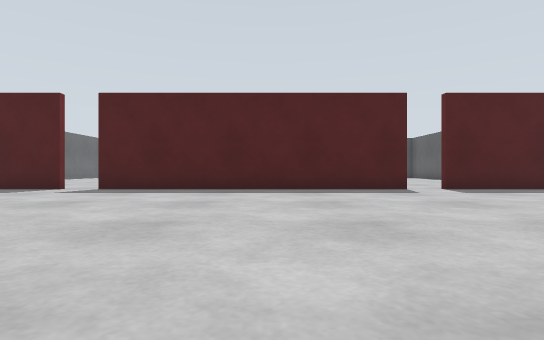
[1] (above)

17 first-person views from a walk through a robot-simulator world made for Gazebo. The camera is 0.5 m above the floor, looks level and sees 80° across. The floor is counted in squares, 1 m on a side. Each view is taken from the middle of a square. On the plan, view 1 faces up. The plan holds only what a view shows up to about 9 squares ahead; the rest is blank.

[2]
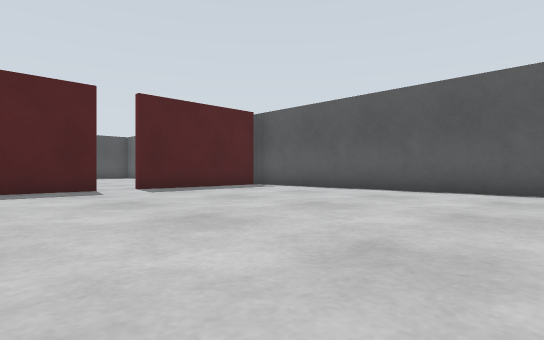

[3]
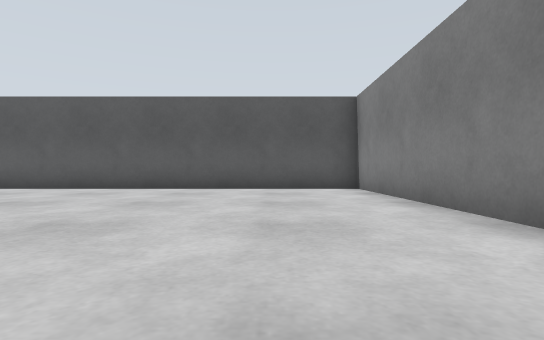

[4]
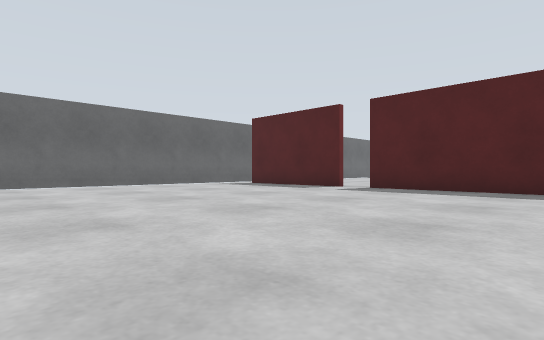

[5]
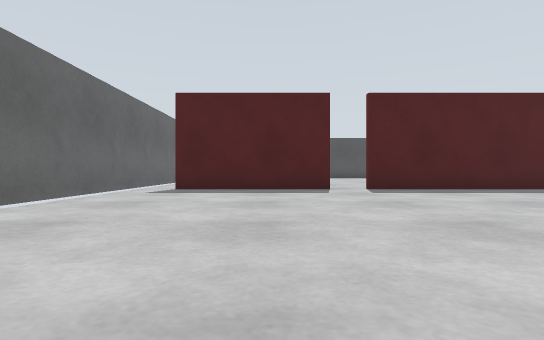

[6]
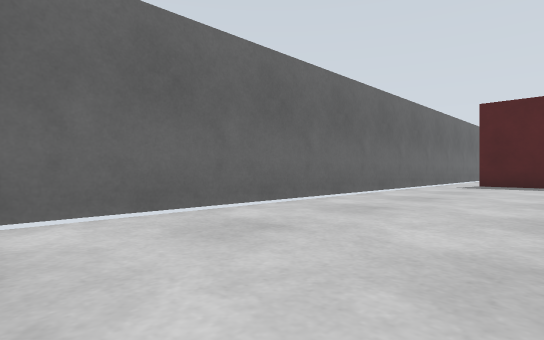

[7]
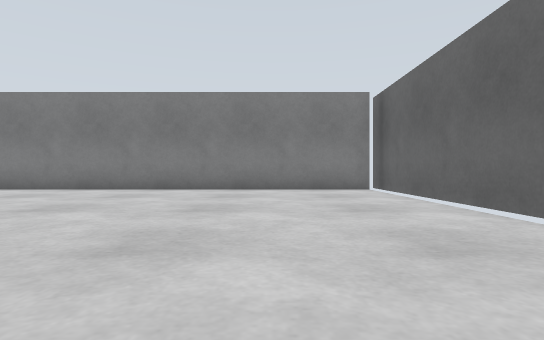

[8]
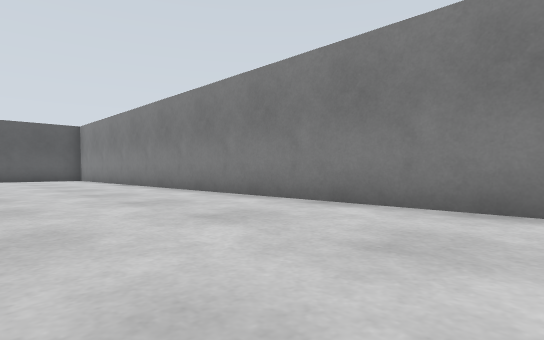

[9]
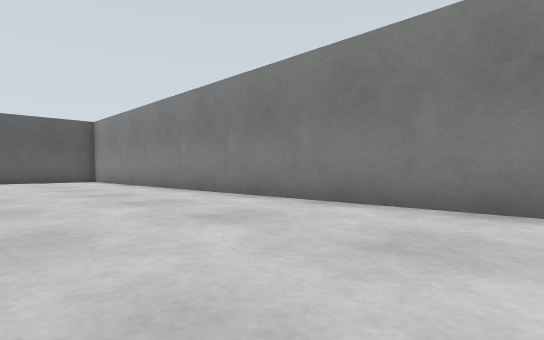

[10]
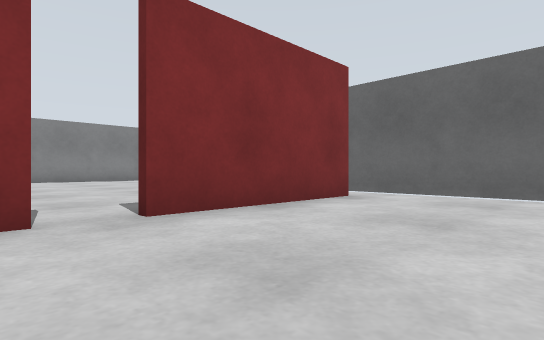

[11]
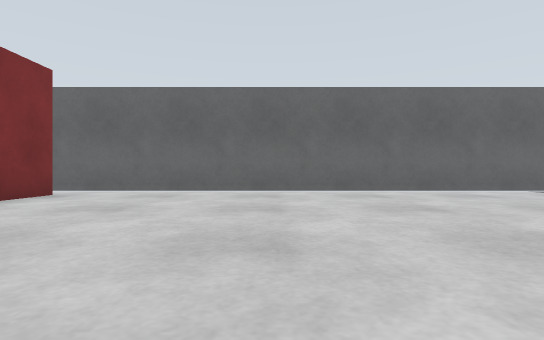

[12]
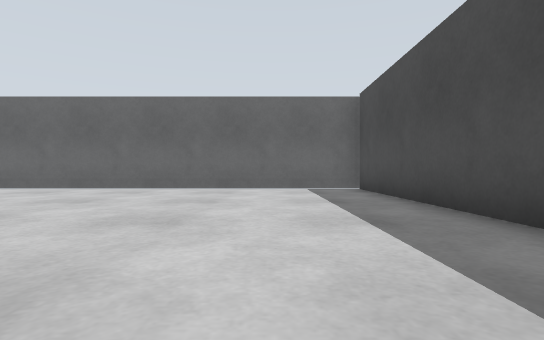

[13]
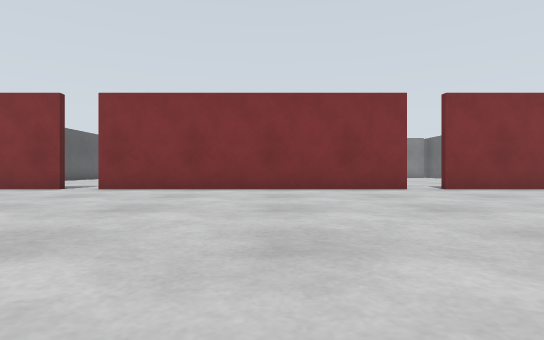

[14]
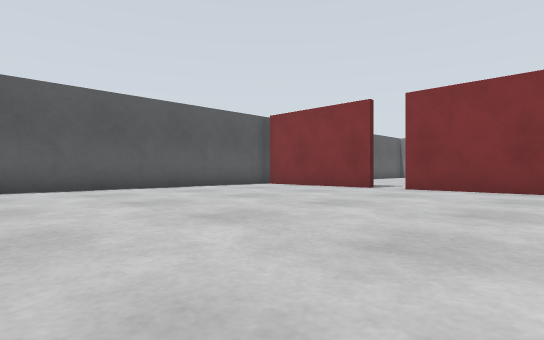

[15]
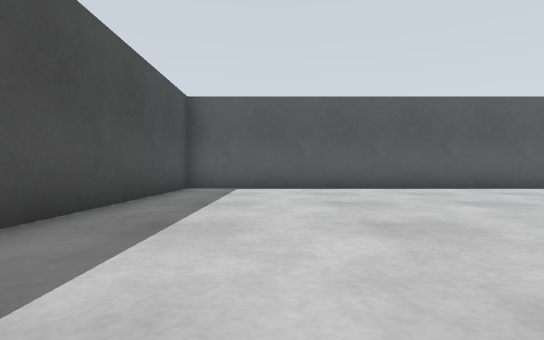

[16]
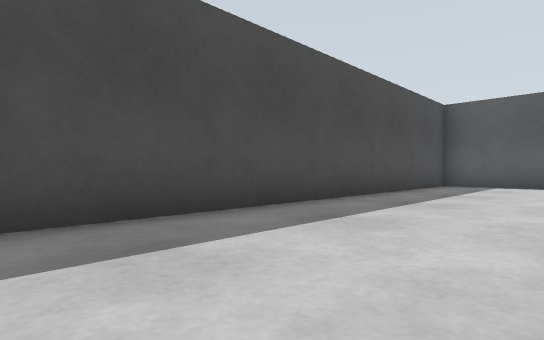

[17]
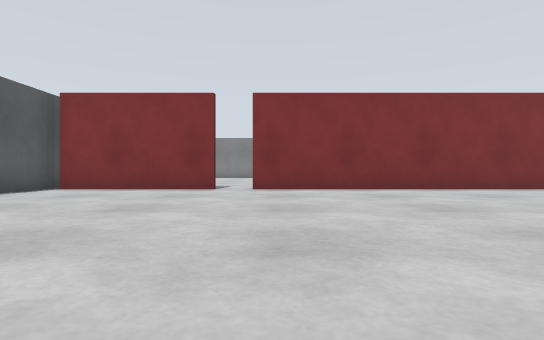

### Floor plan
Points are (right, up) in squares from view 1. A wall is a line through its corners. A room is listed if a view was taken in it or the views show most of it. See-through windows are left out.
Room 1 (views 1, 2, 3, 4, 5, 6, 7, 8, 9)
walls: (-5.5, 8.4) (-9.5, 8.4); (3.5, 8.4) (-4.5, 8.4); (7.1, 8.4) (4.5, 8.4); (-10.5, -3.3) (8.8, -3.3) (8.8, 6.4); (-10.8, 8.5) (-10.8, -4)
ways out: opening at (-10, 8) to room 2; opening at (-5, 8) to room 2; opening at (4, 8) to room 2
Room 2 (views 10, 11, 12, 13, 14, 15, 16, 17)
walls: (-4.6, 20.3) (-10.5, 20.3); (-4.5, 8.6) (3.5, 8.6); (4.5, 8.6) (8.5, 8.6); (-9.5, 8.6) (-5.5, 8.6); (-10.8, 20.5) (-10.8, 8.5); (8.8, 8.1) (8.8, 20.3) (-1.8, 20.3)
ways out: opening at (-10, 8) to room 1; opening at (-5, 8) to room 1; opening at (4, 8) to room 1

Positions as (right, up) in squares from view 1, and headings:
1: (0, 0), facing up
2: (1, 0), facing up-right
3: (0, -1), facing right
4: (0, 0), facing up-left
5: (-7, 0), facing up
6: (-7, -3), facing up-left
7: (-8, 5), facing down
8: (-8, 1), facing down-right
9: (-6, 1), facing down-right
10: (-4, 12), facing down-left
11: (-3, 13), facing left
12: (-2, 18), facing left
13: (-1, 17), facing down
14: (0, 17), facing down-right
15: (0, 18), facing right
16: (-2, 17), facing up-right
17: (3, 17), facing down
